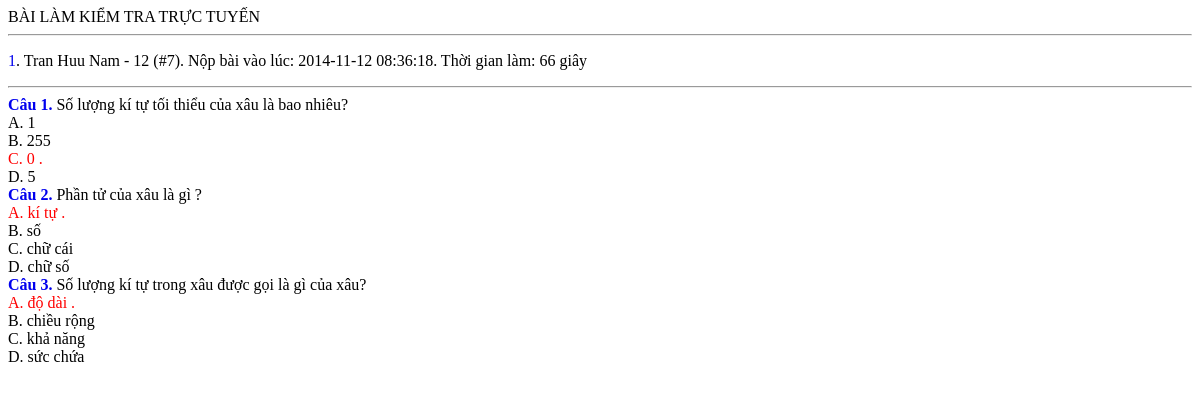
The page /qli/xembai.php?id=7 on the database its author committed.
### tables this page shows
CREATE TABLE IF NOT EXISTS `tn_ketqua` (
  `id` int(11) unsigned NOT NULL AUTO_INCREMENT,
  `bai` int(11) unsigned NOT NULL COMMENT 'Mã bài trắc nghiệm',
  `hoten` varchar(60) NOT NULL,
  `lop` varchar(8) NOT NULL,
  `cauhoi` varchar(250) NOT NULL COMMENT 'Các câu hỏi được chọn',
  `traloi` varchar(250) NOT NULL COMMENT 'Các câu đã trả lời',
  `caudung` tinyint(1) unsigned NOT NULL COMMENT 'Số câu đúng',
  `lucvao` timestamp NOT NULL DEFAULT CURRENT_TIMESTAMP ON UPDATE CURRENT_TIMESTAMP COMMENT 'Lúc đăng nhập',
  `lucdau` timestamp NOT NULL DEFAULT '0000-00-00 00:00:00' COMMENT 'Lúc bắt đầu làm bài',
  `lucnop` timestamp NOT NULL DEFAULT '0000-00-00 00:00:00' COMMENT 'Lúc nộp bài',
  `ip` varchar(15) NOT NULL COMMENT 'Địa chỉ IP',
  PRIMARY KEY (`id`)
);

CREATE TABLE IF NOT EXISTS `tn_cauhoi` (
  `maso` int(11) unsigned NOT NULL AUTO_INCREMENT,
  `lop` tinyint(2) DEFAULT '10' COMMENT 'Khối lớp',
  `chuong` tinyint(1) DEFAULT '0' COMMENT 'Chương mấy',
  `bai` tinyint(1) DEFAULT '0' COMMENT 'Bài mấy',
  `dokho` tinyint(1) NOT NULL DEFAULT '1' COMMENT 'Độ khó 1 2 3 4 5',
  `kieu` tinyint(1) NOT NULL DEFAULT '1' COMMENT 'Kiểu 1 = trắc nghiệm',
  `noidung` varchar(250) NOT NULL,
  `loaitru` varchar(200) NOT NULL COMMENT 'Loại trừ các câu hỏi tương tự',
  `kichhoat` tinyint(1) NOT NULL DEFAULT '1' COMMENT 'Sử dụng hay không',
  `ngaylam` timestamp NOT NULL DEFAULT CURRENT_TIMESTAMP,
  PRIMARY KEY (`maso`)
);

CREATE TABLE IF NOT EXISTS `tn_traloi` (
  `maso` int(11) unsigned NOT NULL AUTO_INCREMENT,
  `cauhoi` int(11) NOT NULL DEFAULT '0' COMMENT 'Câu hỏi nào',
  `noidung` varchar(200) NOT NULL,
  `dung` tinyint(1) NOT NULL DEFAULT '0' COMMENT 'Đúng hay sai?',
  `luotchon` int(10) NOT NULL DEFAULT '0',
  `ngaylam` timestamp NOT NULL DEFAULT CURRENT_TIMESTAMP,
  PRIMARY KEY (`maso`)
);

### qli/bbcode.php (called while the page is built)
<?php
 function showBBcodes($text) {
$find = array(
'~\[b\](.*?)\[/b\]~s',
'~\[i\](.*?)\[/i\]~s',
'~\[u\](.*?)\[/u\]~s',
'~\[pre\](.*?)\[/pre\]~s',
'~\[size=(.*?)\](.*?)\[/size\]~s',
'~\[color=(.*?)\](.*?)\[/color\]~s',
'~\[url\]((?:ftp|https?)://.*?)\[/url\]~s',
'~\[img\](.*?\.(?:jpg|jpeg|gif|png|bmp))\[/img\]~s',
'~\[br\]~s',
'~\[code\](.*?)\[/code\]~s',
'~\[sup\](.*?)\[/sup\]~s',
'~\[sub\](.*?)\[/sub\]~s'
);
$replace = array(
'<b>$1</b>',
'<i>$1</i>',
'<span style="text-decoration:underline;">$1</span>',
'<pre>$1</'.'pre>',
'<span style="font-size:$1px;">$2</span>',
'<span style="color:$1;">$2</span>',
'<a href="$1">$1</a>',
'<img src="../image/$1"/>',
'<br/>',
'<span class="codetext">$1</span>',
'<sup>$1</sup>',
'<sub>$1</sub>'
);
return preg_replace($find,$replace,$text);
}
 ?>

### qli/xembai.php (the view, shortened to what this page needs)
<?php
include_once("bbcode.php");
echo "<html><head><title>Xem bài làm</title><link rel='stylesheet' type='text/css' href='mystyles.css' media='screen' />";
echo "</head><body>";
echo " BÀI LÀM KIỂM TRA TRỰC TUYẾN<hr/>";
	if (isset($_GET['id'])) {
		$bai = intval($_GET['id']);
		$sql = "select *, lucnop-lucdau as tgian from tn_ketqua where id=$bai";
		$result=mysql_query($sql);
		if (mysql_num_rows($result)) {
			$data = mysql_fetch_array($result);
			echo "<p><a href='baitn.php?act=view&id=".$data['bai']."'>".$data['bai']."</a>. ";
			echo "".$data['hoten']." - ".$data['lop']." (#$bai)";
			echo ". Nộp bài vào lúc: ".$data['lucnop'].". Thời gian làm: ".$data['tgian']." giây";
			echo "</p><hr/>";
			$traloi="," . $data['traloi'] . ",";
			$cauhoikt = explode("|",$data['cauhoi']);
			$ch=1;
			echo "<div id='baikiemtra'>";
			foreach ($cauhoikt as $cauhoirieng) {
				if (strlen($cauhoirieng)>0) {
					$hoidap=explode(":",$cauhoirieng);
					$cautraloi = explode(",",$hoidap[1]);
					echo "<div class='cau'>";
					echo "<div class='cauhoi'>";
					echo "<b><a href='cauhoi.php?id=".$hoidap[0]."&act=view'>Câu ".($ch++).".</a></b> ".showBBcodes(layCauhoi($hoidap[0]))."<br/>";
					echo "</div>";
					echo "<div class='traloi'>";
					$pa=1;
					foreach ($cautraloi as $tloi) {
						if (strlen($tloi)>0) {
							$pantl=showBBcodes(layTraloi($tloi));
							echo "<div class='traloi".(strstr($traloi,",$tloi,")?"1":"").$pantl[1]."' id='pa".$tloi."'><span>";
							echo chr(64+$pa++)."</span>. ";
							echo $pantl[0];
							if ($pantl[1]>0) echo " .";
							echo "</div>";
						}
					}
					echo "</div>";
					echo "</div>";
				}
			}
		}
		else {
			echo "Không có bài làm kiểm tra";
		}
	}
echo "</body></html>";
function layCauhoi($macauhoi=0) {
	$retu = mysql_query("select noidung from tn_cauhoi where maso=$macauhoi");
	if ($retu) {
		if ($row=mysql_fetch_array($retu)) {
			return $row['noidung'];
		} else {
			return "";
		}
	} else {
		return "";
	}
}
function layTraloi($matraloi=0) {
	$retu = mysql_query("select noidung,dung from tn_traloi where maso=$matraloi");
	if ($retu) {
		if ($row=mysql_fetch_array($retu)) {
			return $row;
		} else {
			return ["",0];
		}
	} else {
		return ["",0];
	}
}
?>

### qli/mystyles.css (style rules this page uses)
a { text-decoration: none; }
.traloi11 { color:red; }

### rows shown on the page
tn_ketqua: bai "1", hoten "Tran Huu Nam", lop "12", lucnop "2014-11-12 08:36:18", cauhoi.noidung "Số lượng kí tự tối thiểu của xâu là bao nhiêu?", cauhoi.noidung "Phần tử của xâu là gì ?", cauhoi.noidung "Số lượng kí tự trong xâu được gọi là gì của xâu?"
tn_traloi: pa "A", noidung "1"
tn_traloi: pa "B", noidung "255"
tn_traloi: pa "C", noidung "0"
tn_traloi: pa "D", noidung "5"
tn_traloi: pa "A", noidung "kí tự"
tn_traloi: pa "B", noidung "số"
tn_traloi: pa "C", noidung "chữ cái"
tn_traloi: pa "D", noidung "chữ số"
tn_traloi: pa "A", noidung "độ dài"
tn_traloi: pa "B", noidung "chiều rộng"
tn_traloi: pa "C", noidung "khả năng"
tn_traloi: pa "D", noidung "sức chứa"

### other values the page prints
$bai "7"
$data['tgian'] "66"
